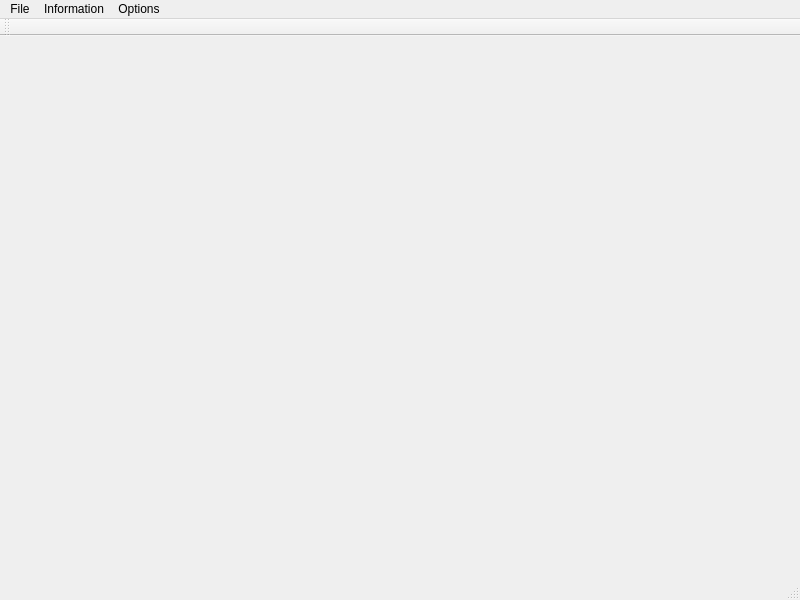
<?xml version="1.0" encoding="UTF-8"?>
<ui version="4.0">
 <class>TextRedactor</class>
 <widget class="QMainWindow" name="TextRedactor">
  <property name="geometry">
   <rect>
    <x>0</x>
    <y>0</y>
    <width>800</width>
    <height>600</height>
   </rect>
  </property>
  <property name="windowTitle">
   <string>TextRedactor</string>
  </property>
  <widget class="QWidget" name="centralwidget">
   <layout class="QGridLayout" name="gridLayout"/>
  </widget>
  <widget class="QMenuBar" name="menubar">
   <property name="geometry">
    <rect>
     <x>0</x>
     <y>0</y>
     <width>800</width>
     <height>21</height>
    </rect>
   </property>
   <widget class="QMenu" name="menuFile">
    <property name="title">
     <string>File</string>
    </property>
   </widget>
   <widget class="QMenu" name="menuInformation">
    <property name="title">
     <string>Information</string>
    </property>
   </widget>
   <widget class="QMenu" name="menuOptions">
    <property name="title">
     <string>Options</string>
    </property>
   </widget>
   <addaction name="menuFile"/>
   <addaction name="menuInformation"/>
   <addaction name="menuOptions"/>
  </widget>
  <widget class="QStatusBar" name="statusbar"/>
  <widget class="QToolBar" name="toolBar">
   <property name="windowTitle">
    <string>toolBar</string>
   </property>
   <attribute name="toolBarArea">
    <enum>TopToolBarArea</enum>
   </attribute>
   <attribute name="toolBarBreak">
    <bool>false</bool>
   </attribute>
  </widget>
  <action name="actionOpen">
   <property name="text">
    <string>Open</string>
   </property>
   <property name="shortcut">
    <string>Ctrl+O</string>
   </property>
  </action>
  <action name="actionSave">
   <property name="text">
    <string>Save</string>
   </property>
   <property name="shortcut">
    <string>Ctrl+S</string>
   </property>
  </action>
 </widget>
 <resources/>
 <connections/>
</ui>
